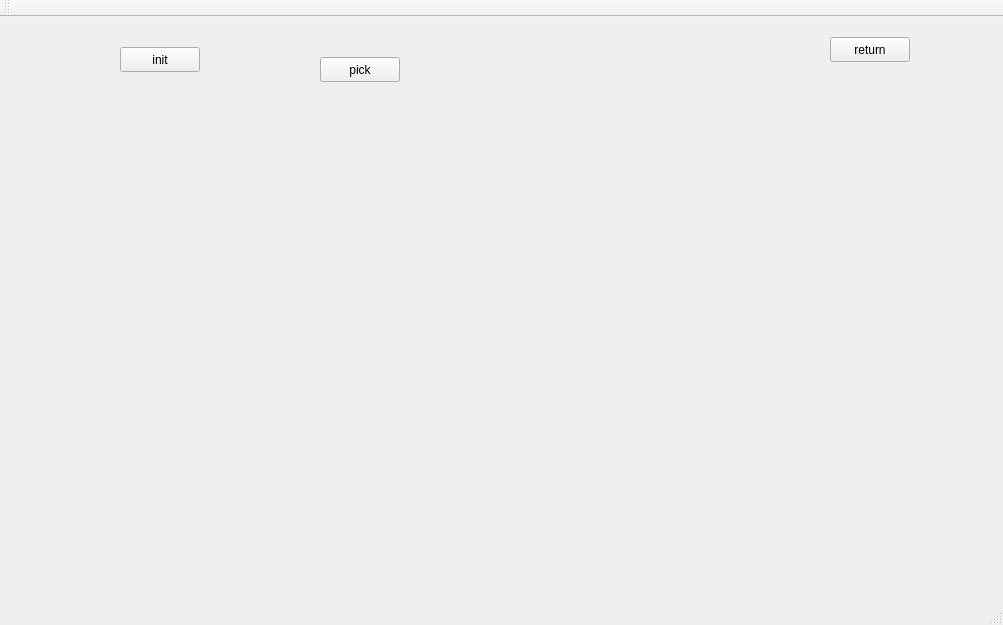
<?xml version="1.0" encoding="UTF-8"?>
<ui version="4.0">
 <class>test</class>
 <widget class="QMainWindow" name="test">
  <property name="geometry">
   <rect>
    <x>0</x>
    <y>0</y>
    <width>1003</width>
    <height>625</height>
   </rect>
  </property>
  <property name="windowTitle">
   <string>test</string>
  </property>
  <widget class="QWidget" name="centralWidget">
   <widget class="Widget" name="widget" native="true">
    <property name="geometry">
     <rect>
      <x>110</x>
      <y>79</y>
      <width>711</width>
      <height>421</height>
     </rect>
    </property>
   </widget>
   <widget class="QPushButton" name="return_Btn">
    <property name="geometry">
     <rect>
      <x>830</x>
      <y>20</y>
      <width>80</width>
      <height>25</height>
     </rect>
    </property>
    <property name="text">
     <string>return</string>
    </property>
   </widget>
   <widget class="QPushButton" name="init_Btn">
    <property name="geometry">
     <rect>
      <x>120</x>
      <y>30</y>
      <width>80</width>
      <height>25</height>
     </rect>
    </property>
    <property name="text">
     <string>init</string>
    </property>
   </widget>
   <widget class="QPushButton" name="pick_Btn">
    <property name="geometry">
     <rect>
      <x>320</x>
      <y>40</y>
      <width>80</width>
      <height>25</height>
     </rect>
    </property>
    <property name="text">
     <string>pick</string>
    </property>
   </widget>
   <zorder>return_Btn</zorder>
   <zorder>init_Btn</zorder>
   <zorder>pick_Btn</zorder>
   <zorder>widget</zorder>
  </widget>
  <widget class="QMenuBar" name="menuBar">
   <property name="geometry">
    <rect>
     <x>0</x>
     <y>0</y>
     <width>1003</width>
     <height>22</height>
    </rect>
   </property>
  </widget>
  <widget class="QToolBar" name="mainToolBar">
   <attribute name="toolBarArea">
    <enum>TopToolBarArea</enum>
   </attribute>
   <attribute name="toolBarBreak">
    <bool>false</bool>
   </attribute>
  </widget>
  <widget class="QStatusBar" name="statusBar"/>
 </widget>
 <layoutdefault spacing="6" margin="11"/>
 <customwidgets>
  <customwidget>
   <class>Widget</class>
   <extends>QWidget</extends>
   <header>widget.h</header>
   <container>1</container>
  </customwidget>
 </customwidgets>
 <resources/>
 <connections/>
</ui>
